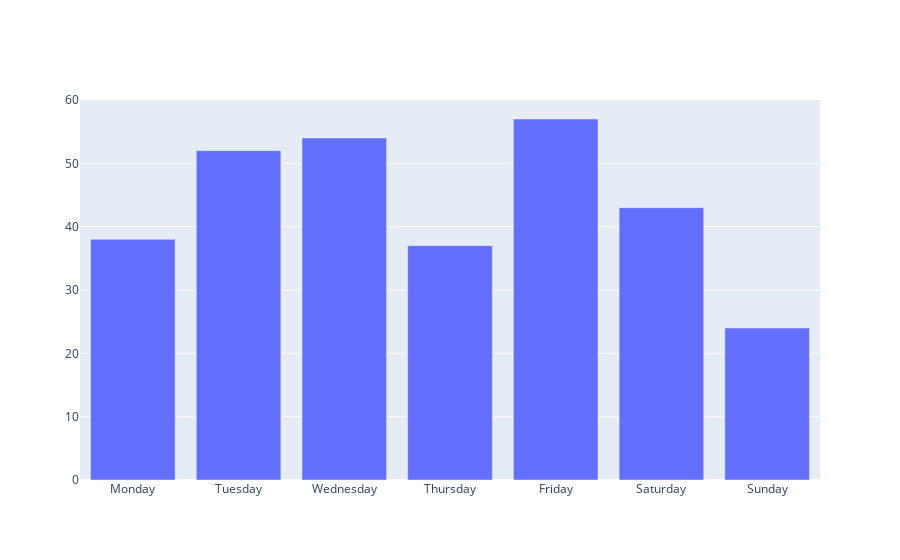

Source (notebook cell):
### Code cell
year = 2019
labels = df.columns
values = df.loc[year].values

fig = go.Figure([go.Bar(x=labels, y=values)])
fig.show()

### Figure 1 — Plotly figure (JSON) as saved in the notebook; plotly's stock layout.template omitted (floating-point values rounded to 4 significant figures)
{"data": [{"type": "bar", "x": ["Monday", "Tuesday", "Wednesday", "Thursday", "Friday", "Saturday", "Sunday"], "y": [38, 52, 54, 37, 57, 43, 24]}], "layout": {}}
